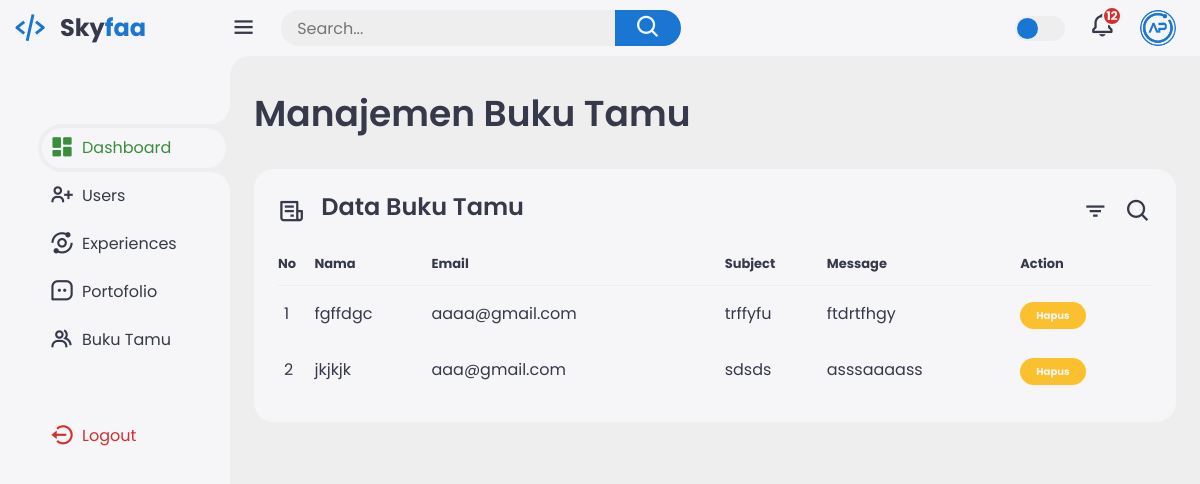
The app's page /dash2/dashboard.php?page=buku-tamu (signed in) with its own data.
### tables this page shows
CREATE TABLE `buku_tamu` (
  `id_buku` int(10) NOT NULL,
  `nama` varchar(30) NOT NULL,
  `email` varchar(30) NOT NULL,
  `subject` varchar(30) NOT NULL,
  `message` text NOT NULL
);

### dash2/buku-tamu.php (the view, shortened to what this page needs)
<?php
require_once('../required/koneksi.php');
$query = "SELECT * FROM buku_tamu ORDER BY id_buku DESC";
$result = mysqli_query($koneksi, $query);
?>
<div class="header">
    <div class="left">
        <h1>Manajemen Buku Tamu</h1>
    </div>
</div>
<div class="bottom-data">
    <div class="orders">
        <div class="header">
            <i class='bx bx-receipt'></i>
            <h3>Data Buku Tamu</h3>
            <i class='bx bx-filter'></i>
            <i class='bx bx-search'></i>
        </div>
        <table>
            <thead>
                <tr>
                    <th>No</th>
                    <th>Nama</th>
                    <th>Email</th>
                    <th>Subject</th>
                    <th>Message</th>
                    <th>Action</th>
                </tr>
            </thead>
            <tbody>
                <?php
                $no = 1;
                while ($data = mysqli_fetch_array($result)) : ?>
                    <tr>
                        <td><?= $no; ?></td>
                        <td><?= $data['nama']; ?></td>
                        <td><?= $data['email']; ?></td>
                        <td><?= $data['subject']; ?></td>
                        <td><?= $data['message']; ?></td>
                        <td>
                            <a href="buku-tamu_delete.php?id_buku=<?php echo $data['id_buku']?>" onclick="return confirm('Anda yakin ingin menghapus data ini?');">
                                <span class="status pending">Hapus</span>
                            </a>
                        </td>
                    </tr>
                <?php $no++;
                endwhile; ?>
            </tbody>
        </table>
    </div>
</div>

### dash2/style.css (style rules this page uses)
:root { --light: #f6f6f9; --primary: #1976D2; --light-primary: #CFE8FF; --grey: #eee; --dark-grey: #AAAAAA; --dark: #363949; --danger: #D32F2F; --light-danger: #FECDD3; --warning: #FBC02D; --light-warning: #FFF2C6; --success: #388E3C; --light-success: #BBF7D0; }
* { margin: 0; padding: 0; box-sizing: border-box; font-family: 'Poppins', sans-serif; }
.bx { font-size: 1.7rem; }
a { text-decoration: none; }
html { overflow-x: hidden; }
body { background: var(--grey); overflow-x: hidden; }
.content main .header { display: flex; align-items: center; justify-content: space-between; grid-gap: 16px; flex-wrap: wrap; }
.content main .header .left h1 { font-size: 36px; font-weight: 600; margin-bottom: 10px; color: var(--dark); }
.content main .bottom-data { display: flex; flex-wrap: wrap; grid-gap: 24px; margin-top: 24px; width: 100%; color: var(--dark); }
.content main .bottom-data>div { border-radius: 20px; background: var(--light); padding: 24px; overflow-x: auto; }
.content main .bottom-data .header { display: flex; align-items: center; grid-gap: 16px; margin-bottom: 24px; }
.content main .bottom-data .header h3 { margin-right: auto; font-size: 24px; font-weight: 600; }
.content main .bottom-data .header .bx { cursor: pointer; }
.content main .bottom-data .orders { flex-grow: 1; flex-basis: 500px; }
.content main .bottom-data .orders table { width: 100%; border-collapse: collapse; }
.content main .bottom-data .orders table th { padding-bottom: 12px; font-size: 13px; text-align: left; border-bottom: 1px solid var(--grey); }
.content main .bottom-data .orders table td { padding: 16px 0; }
.content main .bottom-data .orders table tr td:first-child { display: flex; align-items: center; grid-gap: 12px; padding-left: 6px; }
.content main .bottom-data .orders table tbody tr { cursor: pointer; transition: all 0.3s ease; }
.content main .bottom-data .orders table tr td .status { font-size: 10px; padding: 6px 16px; color: var(--light); border-radius: 20px; font-weight: 700; }
.content main .bottom-data .orders table tr td .status.pending { background: var(--warning); }

### records on screen
buku_tamu: nama "fgffdgc", email "aaaa@gmail.com", subject "trffyfu", message "ftdrtfhgy"
buku_tamu: nama "jkjkjk", email "aaa@gmail.com", subject "sdsds", message "asssaaaass"
